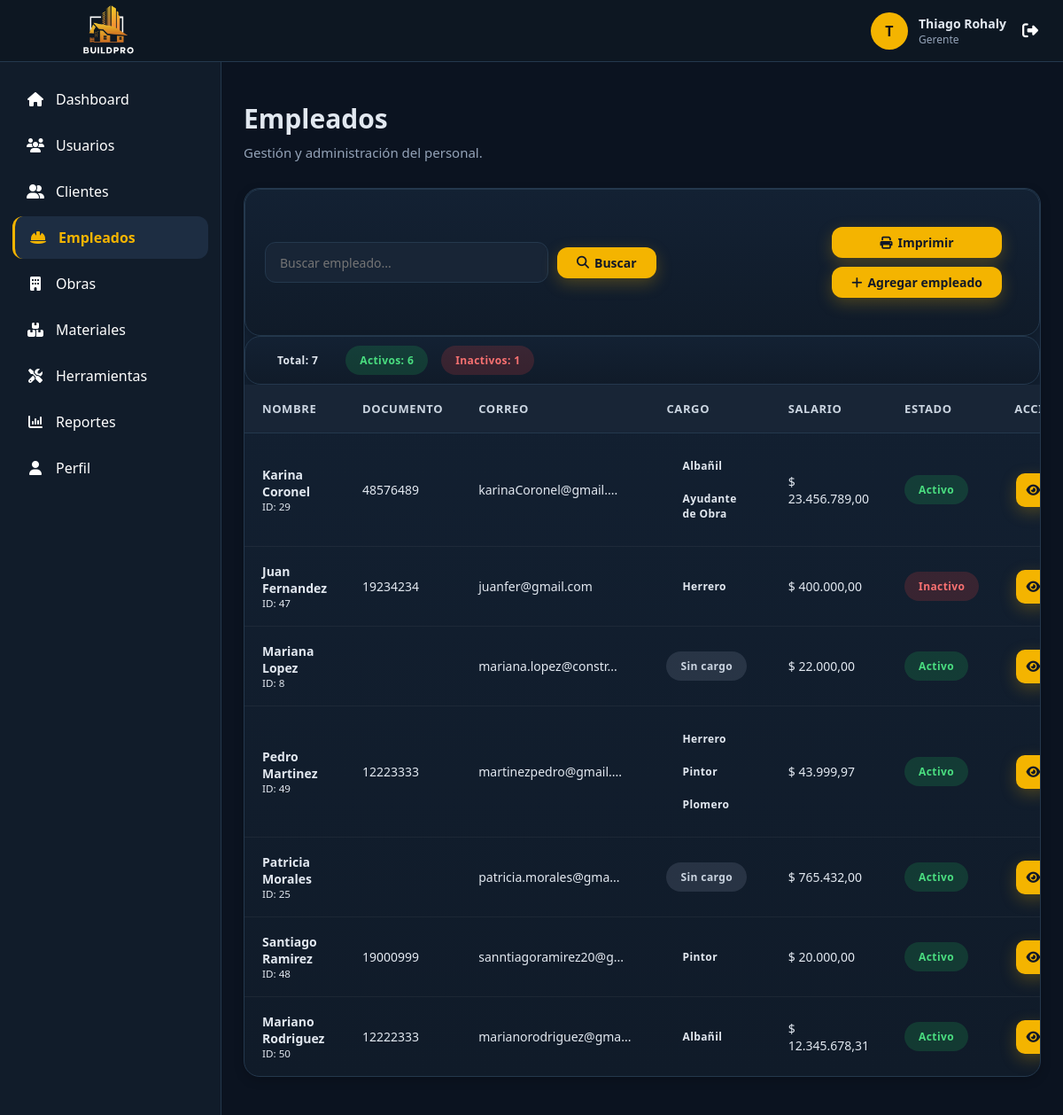
/vistas/empleados/index.php (signed in), run on the app's committed database.
### tables this page shows
CREATE TABLE `usuario` (
  `id_usuario` int(11) NOT NULL,
  `id_rol` int(11) NOT NULL,
  `nombre` varchar(100) NOT NULL,
  `apellido` varchar(100) NOT NULL,
  `documento` varchar(20) DEFAULT NULL,
  `correo` varchar(150) NOT NULL,
  `contraseña` varchar(255) NOT NULL,
  `telefono` varchar(20) DEFAULT NULL,
  `direccion` varchar(255) DEFAULT NULL,
  `salario` decimal(12,2) DEFAULT NULL,
  `fecha_registro` datetime DEFAULT current_timestamp(),
  `estado` tinyint(1) DEFAULT 1 COMMENT '1=Activo, 0=Inactivo'
);

### vistas/empleados/index.php (the view, shortened to what this page needs)
<?php
$db = new Conexion();
$conexion = $db->conectar();
require_once "../../layouts/header.php";
require_once "../../layouts/sidebar.php";
$busqueda = trim($_GET["busqueda"] ?? "");
$sql = "SELECT
            u.id_usuario,
            u.nombre,
            u.apellido,
            u.documento,
            u.telefono,
            u.direccion,
            u.salario,
            u.correo,
            u.estado,
            GROUP_CONCAT(
                DISTINCT c.nombre_cargo
                ORDER BY c.nombre_cargo
                SEPARATOR ', '
            ) AS cargos
        FROM usuario u
        INNER JOIN roles r
            ON u.id_rol = r.id_rol
        LEFT JOIN empleado_cargo ec
            ON u.id_usuario = ec.id_usuario
        LEFT JOIN cargo c
            ON ec.id_cargo = c.id_cargo
        WHERE r.nombre_rol = 'Empleado'";
$sql .= "
        GROUP BY
            u.id_usuario,
            u.nombre,
            u.apellido,
            u.documento,
            u.telefono,
            u.direccion,
            u.salario,
            u.correo,
            u.estado
        ORDER BY
            u.apellido ASC,
            u.nombre ASC
";
$consulta = $conexion->prepare($sql);
$consulta->execute();
$empleados = $consulta->fetchAll(PDO::FETCH_ASSOC);
$sqlEstadisticas = "SELECT
                        COUNT(*) AS total,
                        SUM(
                            CASE
                                WHEN u.estado = 1
                                THEN 1
                                ELSE 0
                            END
                        ) AS activos,
                        SUM(
                            CASE
                                WHEN u.estado = 0
                                THEN 1
                                ELSE 0
                            END
                        ) AS inactivos
                    FROM usuario u
                    INNER JOIN roles r
                        ON u.id_rol = r.id_rol
                    WHERE r.nombre_rol = 'Empleado'";
$consultaEstadisticas =
    $conexion->prepare($sqlEstadisticas);
$consultaEstadisticas->execute();
$estadisticas =
    $consultaEstadisticas->fetch(PDO::FETCH_ASSOC);
$totalEmpleados =
    $estadisticas["total"] ?? 0;
$empleadosActivos =
    $estadisticas["activos"] ?? 0;
$empleadosInactivos =
    $estadisticas["inactivos"] ?? 0;
?>
<main class="content">
    <div class="page-title no-print">
        <h1>
            Empleados
        </h1>
        <p>
            Gestión y administración del personal.
        </p>
    </div>
    <div class="table-container">
        <div class="toolbar no-print">
            <div class="toolbar-left">
                <form
                    method="GET"
                    style="display: flex; gap: 10px; align-items: center;"
                >
                    <input
                        type="text"
                        name="busqueda"
                        class="search-box"
                        placeholder="Buscar empleado..."
                        value="<?= htmlspecialchars($busqueda); ?>"
                    >
                    <button
                        type="submit"
                        class="btn btn-primary"
                    >
                        <i class="fa-solid fa-magnifying-glass"></i>
                        Buscar
                    </button>
                </form>
            </div>
            <div
                style="
                    display: flex;
                    flex-direction: column;
                    margin: 20px;
                "
            >
                <button
                    onclick="window.print()"
                    class="btn btn-primary"
                    style="margin-bottom: 10px;"
                >
                    <i class="fa-solid fa-print"></i>
                    Imprimir
                </button>
                <a
                    href="agregar.php"
                    class="btn btn-primary"
                >
                    <i class="fa-solid fa-plus"></i>
                    Agregar empleado
                </a>
            </div>
        </div>
        <div
            class="toolbar no-print"
            style="
                justify-content: flex-start;
                gap: 15px;
                padding: 10px 20px;
            "
        >
            <div class="badge badge-primary">
                Total:
                <?= $totalEmpleados; ?>
            </div>
            <div class="badge badge-success">
                Activos:
                <?= $empleadosActivos; ?>
            </div>
            <div class="badge badge-danger">
                Inactivos:
                <?= $empleadosInactivos; ?>
            </div>
        </div>
        <table
            class="table"
            id="tablaEmpleados"
        >
            <thead>
                <tr>
                    <th>
                        Nombre
                    </th>
                    <th>
                        Documento
                    </th>
                    <th>
                        Correo
                    </th>
                    <th>
                        Cargo
                    </th>
                    <th>
                        Salario
                    </th>
                    <th>
                        Estado
                    </th>
                    <th class="no-print">
                        Acciones
                    </th>
                </tr>
            </thead>
            <tbody>
                <?php if (empty($empleados)): ?>
                    <tr>
                        <td
                            colspan="8"
                            style="text-align: center;"
                        >
                            <?php if ($busqueda !== ""): ?>
                                No se encontraron empleados
                                con esa búsqueda.
                            <?php else: ?>
                                No hay empleados registrados.
                            <?php endif; ?>
                        </td>
                    </tr>
                <?php else: ?>
                    <?php foreach ($empleados as $empleado): ?>
                        <tr>
                            <td>
                                <strong>
                                    <?= htmlspecialchars(
                                        $empleado["nombre"] .
                                        " " .
                                        $empleado["apellido"]
                                    ); ?>
                                </strong>
                                <br>
                                <small>
                                    ID:
                                    <?= htmlspecialchars(
                                        $empleado["id_usuario"]
                                    ); ?>
                                </small>
                            </td>
                            <td>
                                <?= htmlspecialchars(
                                    $empleado["documento"]
                                ); ?>
                            </td>
                            <td
                                title="<?= htmlspecialchars(
                                    $empleado["correo"]
                                ); ?>"
                            >
                                <?php
                                $correo =
                                    $empleado["correo"];
                                echo strlen($correo) > 20
                                    ? htmlspecialchars(
                                        substr($correo, 0, 20)
                                    ) . "..."
                                    : htmlspecialchars($correo);
                                ?>
                            </td>
                            <td>
                                <?php
                                if (
                                    !empty(
                                        $empleado["cargos"]
                                    )
                                ) {
                                    $listaCargos =
                                        explode(
                                            ", ",
                                            $empleado["cargos"]
                                        );
                                    foreach (
                                        $listaCargos
                                        as $cargo
                                    ) {
                                        echo '<span class="badge badge-primary" style="margin: 2px;">'
                                            . htmlspecialchars($cargo)
                                            . '</span>';
                                    }
                                } else {
                                    echo '<span class="badge badge-secondary">
                                            Sin cargo
                                          </span>';
                                }
                                ?>
                            </td>
                            <td>
                                <?php
                                if (
                                    $empleado["salario"] !== null
                                    &&
                                    $empleado["salario"] !== ""
                                ) {
                                    echo "$ " .
                                        number_format(
                                            (float)
                                            $empleado["salario"],
                                            2,
                                            ",",
                                            "."
                                        );
                                } else {
                                    echo "No especificado";
                                }
                                ?>
                            </td>
                            <td>
                                <?php if (
                                    $empleado["estado"] == 1
                                ): ?>
                                    <span
                                        class="badge badge-success"
                                    >
                                        Activo
                                    </span>
                                <?php else: ?>
                                    <span
                                        class="badge badge-danger"
                                    >
                                        Inactivo
                                    </span>
                                <?php endif; ?>
                            </td>
                            <td class="no-print">
                                <div class="table-actions">
                                    <a
                                        href="ver.php?id=<?= $empleado["id_usuario"]; ?>"
                                        class="btn btn-primary"
                                        title="Ver empleado"
                                    >
                                        <i class="fa-solid fa-eye"></i>
                                    </a>
                                </div>
                            </td>
                        </tr>
                    <?php endforeach; ?>
                <?php endif; ?>
            </tbody>
        </table>
    </div>
</main>
<?php
require_once "../../layouts/footer.php";
?>

### data on the page
usuario: nombre+apellido "Karina Coronel", id_usuario "29", documento "48576489", correo "karinaCoronel@gmail.", cargo "Albañil", cargo "Ayudante de Obra", salario "23.456.789,00", estado "Activo"
usuario: nombre+apellido "Juan Fernandez", id_usuario "47", documento "19234234", correo "juanfer@gmail.com", cargo "Herrero", salario "400.000,00", estado "Inactivo"
usuario: nombre+apellido "Mariana Lopez", id_usuario "8", correo "mariana.lopez@constr", shows "Sin cargo", salario "22.000,00", estado "Activo"
usuario: nombre+apellido "Pedro Martinez", id_usuario "49", documento "12223333", correo "martinezpedro@gmail.", cargo "Herrero", cargo "Pintor", cargo "Plomero", salario "43.999,97", estado "Activo"
usuario: nombre+apellido "Patricia Morales", id_usuario "25", correo "patricia.morales@gma", shows "Sin cargo", salario "765.432,00", estado "Activo"
usuario: nombre+apellido "Santiago Ramirez", id_usuario "48", documento "19000999", correo "sanntiagoramirez20@g", cargo "Pintor", salario "20.000,00", estado "Activo"
usuario: nombre+apellido "Mariano Rodriguez", id_usuario "50", documento "12222333", correo "marianorodriguez@gma", cargo "Albañil", salario "12.345.678,31", estado "Activo"

### other printed values
substr($_SESSION['usuario']['nombre'],0,1) "T"
$_SESSION['usuario']['nombre'] "Thiago"
$_SESSION['usuario']['apellido'] "Rohaly"
$_SESSION['usuario']['rol'] "Gerente"
$item[1] "Dashboard"
$item[1] "Usuarios"
$item[1] "Clientes"
$item[1] "Empleados"
$item[1] "Obras"
$item[1] "Materiales"
$item[1] "Herramientas"
$item[1] "Reportes"
$item[1] "Perfil"
$totalEmpleados "7"
$empleadosActivos "6"
